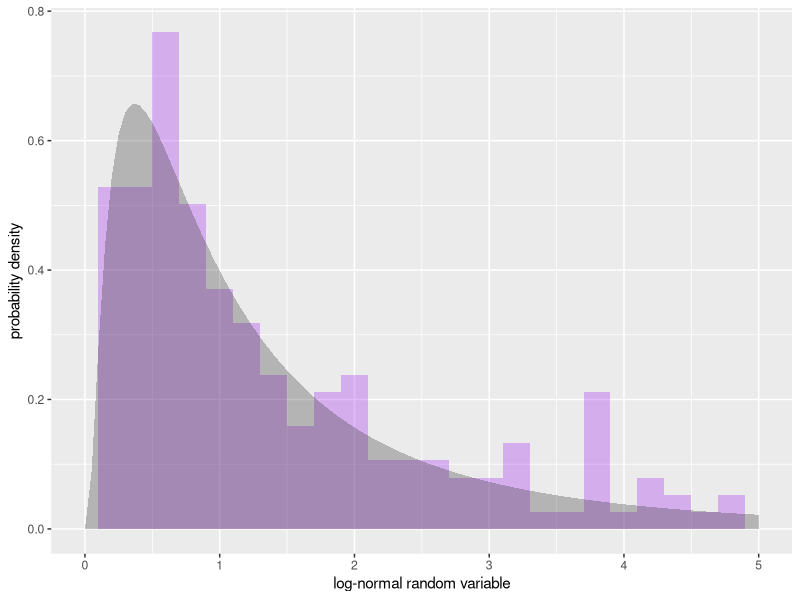
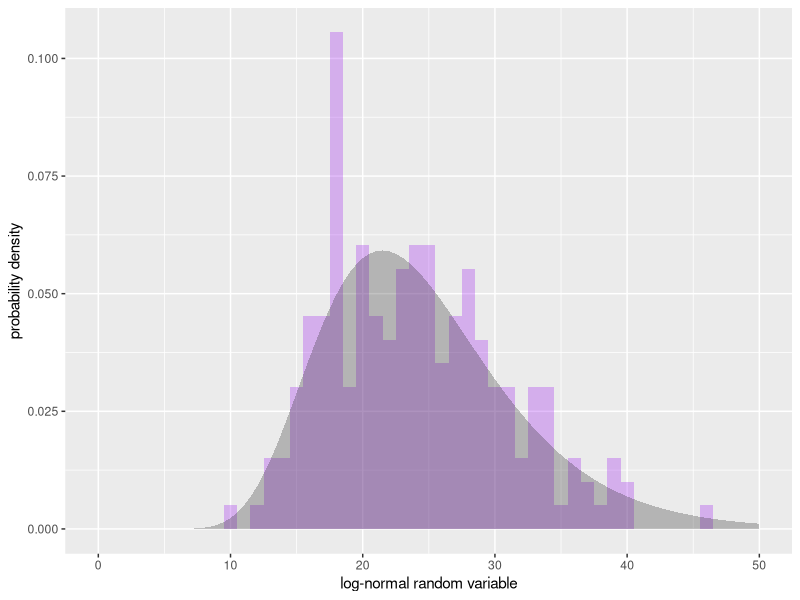
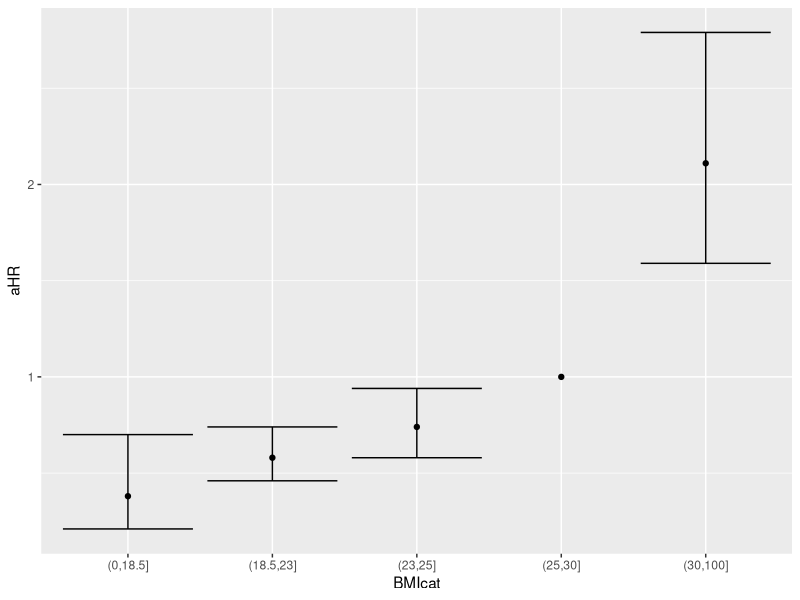
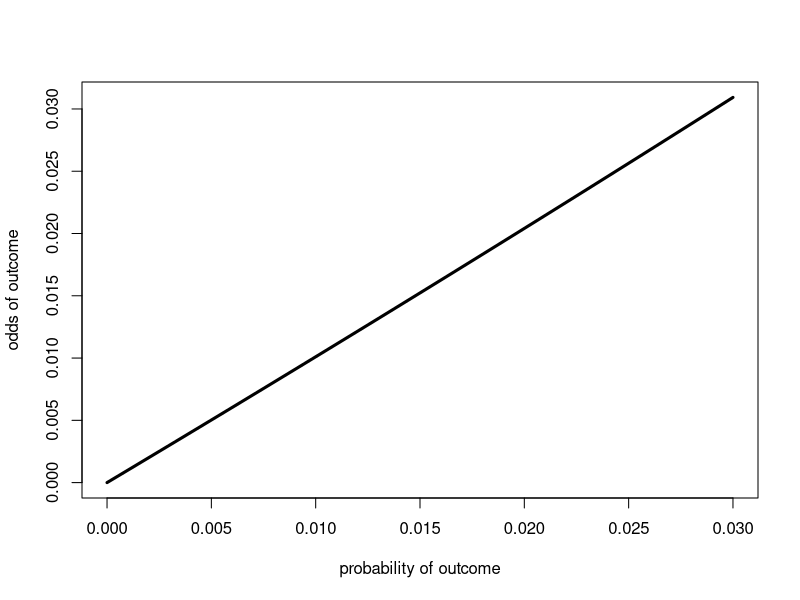
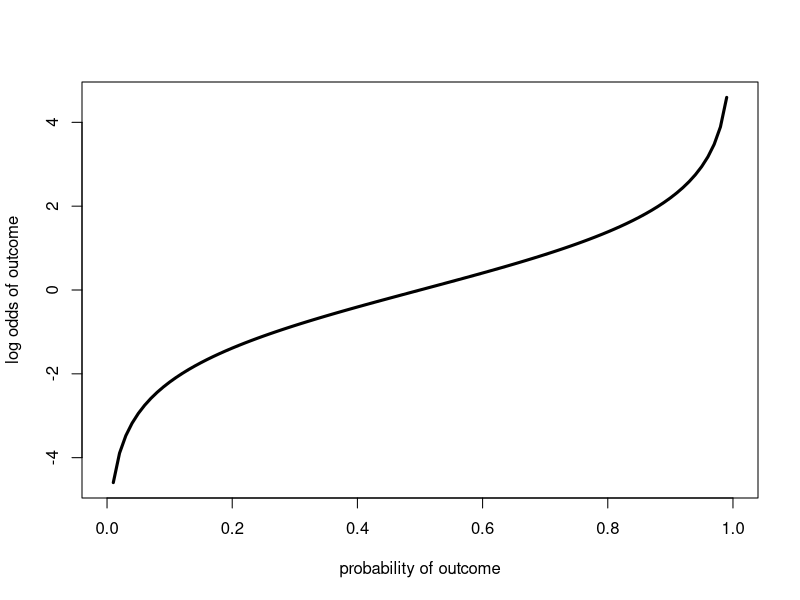
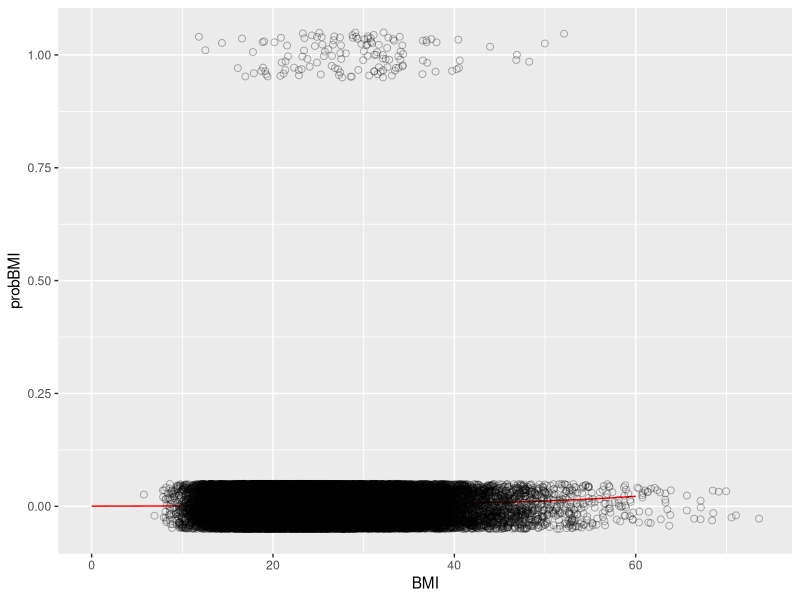

These charts were generated, in order, by the following R code:
####################################################################################################
## EPID 7500
## Steve Bellan
## Fall 2017
## UGA
## Licensed for reuse with attribution as CC-BY NC
## (https://creativecommons.org/licenses/by-nc/4.0/legalcode)
####################################################################################################
require(tidyverse)

####################################################################################################
## Simulating logistic regression
####################################################################################################

## Last week we looked at how to take a mean of a normal sample. What if we have two variables, one
## of which is normally distributed?There are many different ways this could happen. Our outcome
## variable might be continuous and normally distributed, or our independent variable might be
## normal and continuously distributed, or both might be continuous, but one might be normally
## distributed another might be distributed in a different way according to another probability
## distribution. In general we take our independent variable's probability distribution for granted
## in analysis. I.e. we assume that we are looking at the distribution of outcome variables
## conditional on the observations of the independent variable, but don't think about the fact that
## the independent variables are coming from a probability distribution itself that is reflective of
## the population we are interested in.

## However, when we simulate data, we always need to think about what a probability distribution is
## underlying any data that we simulate because that is how we generate it via simulation. For
## instance, if we were simulating randomized controlled trial in which people are assigned an
## exposure variable (such as vitamin supplementation), we may say that the distribution of this
## variable is that everyone has a 50% chance of getting supplementation. however, we are thinking
## about an independent variable that is not assigned via study design, then we need to think about
## what type of distribution of this variable might exist in the population. Many variables tend to
## look normally distributed, but sometimes they are different patterns such as bimodal patterns.
## For now, we will stick to simple distribution such as the normal distribution or the uniform
## distribution.

##  Imagine we are considering an observational study of how body mass index (BMI) affects risk of
##  active tuberculosis (TB). How might we simulate BMI?  well what does the distribution of BMI actually look like in a real population? Here's an example from a German study:

## https://openi.nlm.nih.gov/detailedresult.php?img=PMC3022146_404_2009_1349_Fig1_HTML&req=4

## Note that it looks normally distributed, but there is a clear lower bounds. Nobody can have a BMI
## lower than 0.  There are useful distributions to know for variables that are strictly
## positive. The lognormal is one of them.

samp <- rlnorm(200, meanlog=0, sdlog=1)
samp

xmin <- 0
xmax <- 5
p1 <- ggplot(data = tibble(x=samp), aes(x)) + geom_histogram(aes(y=..density..), alpha = .3, fill = 'purple', binwidth = .2) + 
    xlim(xmin,xmax) + xlab('log-normal random variable') + ylab('probability density')
p2 <- p1 + stat_function(fun = dlnorm, geom='area', xlim = c(xmin,xmax), alpha =.3) ## plots this function of x
p2

## 1) Change the meanlog & sdlog above so that you simulate data that look like the German
## curve.

## *Hint* (1) look at the mean at the top right of the figure! (2) Using the SD in the
## figure, even on a log scale, won't give you their data because it turns out the mean scales with
## the sd on the log scale. Try a value for sdlog < .5

mulog <- log(23.5)
sdlog <- .3
samp <- rlnorm(200, meanlog=mulog, sdlog=sdlog)
samp
mean(rlnorm(200, meanlog=mulog, sdlog=sdlog))

xmin <- 0
xmax <- 50
p1 <- ggplot(data = tibble(x=samp), aes(x)) + geom_histogram(aes(y=..density..), alpha = .3, fill = 'purple', binwidth = 1 ) + 
    xlim(xmin,xmax) + xlab('log-normal random variable') + ylab('probability density')
p2 <- p1 + stat_function(fun = dlnorm, geom='area', xlim = c(xmin,xmax), alpha =.3,
                         args = list(meanlog=mulog, sdlog=sdlog))
p2

## Now that we have a working model of what some BMI data might look like, we can start to think about our study.

sampSize <- 200
dat <- tibble(id=1:sampSize, BMI=rlnorm(sampSize, mulog, sdlog), tb=NA)

head(dat)

## From Table 5 of this JAMA paper

## https://jamanetwork.com/journals/jamainternalmedicine/fullarticle/412684

## we have the following estimates of the hazard ratio for active TB by BMI class:
## BMI          adjusted hazard ratio
## >= 30        0.38
## 25-30        0.58
## 23-25        0.74
## 18.5-23      1 (reference)
## <18.5        2.11

## R has a way of cutting continuous variables into categorical variables
BMIbreaks <- c(0, 18.5,23,25,30, 100)
sampCat <- cut(samp, breaks = BMIbreaks)
sampCat
levels(sampCat)

tb_risk_by_BMI <- tibble(BMIcat = factor(levels(sampCat)),
                         aHR = c(.38, .58, .74, 1, 2.11), 
                         aHRlower = c(.21, .46, .58, NA, 1.59),
                         aHRupper = c(.7, .74, .94, NA, 2.79))
tb_risk_by_BMI 

ggplot(tb_risk_by_BMI, aes(BMIcat, aHR)) +
    geom_point() +
    geom_errorbar(aes(ymin=aHRlower, ymax=aHRupper))

## The incidence of TB amongst the reference class (18.5-23) is given as 291/100,000 person-years in Table 2 of
## the above paper.

## 2) simulate TB risk in the above data frame so that it reflects this level of risk and the above hazard ratios.
## *Hint* You'll have to
##      1. add hazard (risk per person year) to the tb_risk_by_BMI table above.
##      2. add a categorical BMI column to your study data
##      3. join the two tables

tb_risk_by_BMI <- tb_risk_by_BMI %>% mutate(tbhazard = 291/10^5 * aHR)
tb_risk_by_BMI

dat <- dat %>% mutate(BMIcat = cut(BMI, BMIbreaks))
dat

dat <- left_join(dat, tb_risk_by_BMI, by='BMIcat')
dat

## 3) Now let's imagine this was an observational cohort, for which all individuals did not have
## active TB at baseline and were followed up after 1 year. Simulate tb outcome as a binary random variable.

dat <- dat %>% mutate(tb = rbinom(n(), 1, prob = 1-exp(-tbhazard*1)))
dat
## Note: The probability of an event occurring in a time interval T equals 1-exp(-rate*T), where rate
## is the rate of the event. Thhis is very similar to rate*T for very small rate*T but can be far
## off for larger values.

## 4) Cross-tabulate active cases by BMIcat using xtabs. 

xtabs(~tb + BMIcat, dat)

## 5) Take the above code and turn it into a function where printing the crosstabulation is an option.

BMIbreaks <- c(0, 18.5,23,25,30, 100)
BMIcatlevels <- levels(cut(1:50, breaks = BMIbreaks))

simStudy <- function(sampSize=1000,
                     hazards = tb_risk_by_BMI, refHazard = 291/10^5, 
                     meanlogBMI=log(23.5), sdlogBMI=.3,
                     showXtabs=T, browse=F) {
    if(browse) browser()
    tb_risk_by_BMI <- tb_risk_by_BMI %>% mutate(tbhazard = refHazard * aHR)
    dat <- tibble(id=1:sampSize, BMI=rlnorm(sampSize, meanlogBMI, sdlogBMI)) %>%
        mutate(BMIcat = cut(BMI, BMIbreaks))
    dat <- left_join(dat, tb_risk_by_BMI, by='BMIcat')
    dat <- dat %>% mutate(tb = rbinom(n(), 1, prob = 1-exp(-tbhazard*1)))
    if(showXtabs) print(xtabs(~tb + BMIcat, dat))
    dat
}

simStudy()

## 6) Try your simulation for a sample size of 50,000 (about the size of the Hong Kong study in the
## JAMA paper)
sim1 <- simStudy(50000)
sim1

## 7) Let's look at whether BMI is a significant predictor of tb risk using a logistic regression
## with BMI as a *continuous* variable.
mod1 <- glm(tb ~ BMI, family=binomial('logit'), data = sim1)
summary(mod1)

## A logistic model models the log(odds) of a binary outcome as a function of the explanatory
## variables. The odds is p/(1-p), where p is the probability of an outcome:

## log(p/1-p) = log_odds_intercept + log_odds_ratio_per_unit_BMI * BMI where odds_intercept
## basically means the odds for if BMI was zero (which is important for fitting the model but is not
## really meaningful epidemiologically)

oddsfxn <- function(x) x/(1-x)
logisticfxn <- function(x) log(oddsfxn(x))
logisticfxn(.5)

## Let's plot the odds vs probability in base R
curve(oddsfxn, from=0, to = .03, xlab='probability of outcome', ylab='odds of outcome', lwd=3)
## 8) Note that probability and odds are very close when probability is small by zooming in (set to=.03 and add asp=1)

## Plot the log odds
curve(logisticfxn, from=0, to = 1, xlab='probability of outcome', ylab='log odds of outcome', lwd=3)


## By transforming from a probability to a log(odds), we now have an outcome variable that ranges
## from -Inf to Inf, instead of 0 to 1, which means we can model this outcome variable as a linear
## function of explanatory variables without worrying about it going in unreasonable areas (we can't
## fit a line to probabilities because the line may go negative or over 1).

## What R is returning in summary(mod1) is the log_odds_ratio_per_unit_BMI
summary(mod1)
coef(summary(mod1))
logOR_intercept <- coef(summary(mod1))['(Intercept)','Estimate']
logOR_BMI <- coef(summary(mod1))['BMI','Estimate']
logOR_BMI_CI <- confint(mod1)['BMI',]

## To get the odds_ratio_per_unit_BMI, we have to exponentiate it
OR_BMI <- exp(logOR_BMI)
OR_BMI_CI <- exp(logOR_BMI_CI)
c(OR_BMI, OR_BMI_CI)

## With the above parameters we can figure out the model's predicted probability of someone with a
## given BMI having acquired active TB over the year in our study
BMIseq <- 0:60
logOddsBMI <- 
modelFit <- tibble(BMI = BMIseq) %>%
    mutate(logOddsBMI = logOR_intercept + logOR_BMI * BMIseq,
           oddsBMI = exp(logOddsBMI),
           probBMI = oddsBMI/(1+oddsBMI)) ## o = p/(1-p); o - op = p; o = p + op; o =(1+o)p; p = o/(1+o) 
modelFit

s1 <- ggplot(modelFit, aes(x=BMI, y=probBMI)) +
  geom_line(col='red')

s1 + geom_point(aes(x=BMI, y = as.numeric(tb)), data = sim1, shape = 21, size = 2, position=position_jitter(width=0, height = .05), alpha = .3)

## 9) Within your simulated data, find the mean values of the probability of acquiring TB over the year for the center point of
## each BMI category and then calculate the hazard ratios with respect to the reference level

## 10) Change your study simulation function so it returns a tibble with columns for the OR_BMI
## estimate, confidence intervals, and p value

simStudy <- function(sampSize=1000,
                     hazards = tb_risk_by_BMI, refHazard = 291/10^5, 
                     meanlogBMI=log(23.5), sdlogBMI=.3,
                     showXtabs=T, doMod=F, browse=F) {
    if(browse) browser()
    tb_risk_by_BMI <- tb_risk_by_BMI %>% mutate(tbhazard = refHazard * aHR)
    dat <- tibble(id=1:sampSize, BMI=rlnorm(sampSize, meanlogBMI, sdlogBMI)) %>%
        mutate(BMIcat = cut(BMI, BMIbreaks))
    dat <- left_join(dat, tb_risk_by_BMI, by='BMIcat')
    dat <- dat %>% mutate(tb = rbinom(n(), 1, prob = 1-exp(-tbhazard*1)))
    if(showXtabs) print(xtabs(~tb + BMIcat, dat))
    if(doMod)
    {
        tempmod <- glm(tb ~ BMI, family=binomial('logit'), data = dat)
        OR_BMI <- exp(coef(summary(tempmod))['BMI','Estimate'])
        OR_BMI_CI <- exp(confint(tempmod)['BMI',])
        return(list(dat=dat, OR_BMI=tibble(est = OR_BMI,
                                           lower = OR_BMI_CI[1],
                                           upper = OR_BMI_CI[2],
                                           p = coef(summary(tempmod))['BMI','Pr(>|z|)'])))
    }else{
        return(dat)
    }
}

simStudy(50000, doMod=T)
